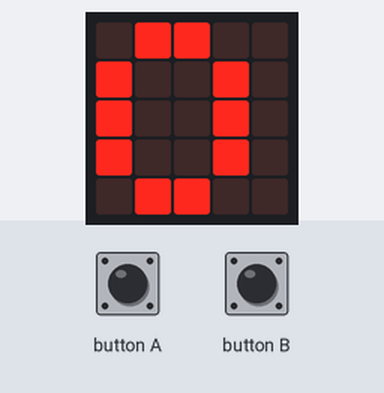
This program was run on a simulated BBC micro:bit running MicroPython. Shown: the board's 5×5 LED display. Inputs (shaded band) come from the test bench. The interpreter's speed is modelled, so counts of loop turns are approximate.

Above: at 1.2 s.
1.3 s: button A pressed for 0.15 s
At 1.9 s:
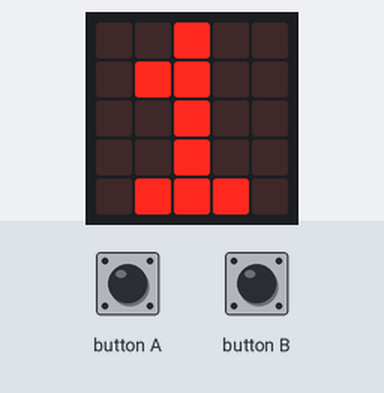
2.0 s: button A pressed for 1 s
At 3.5 s:
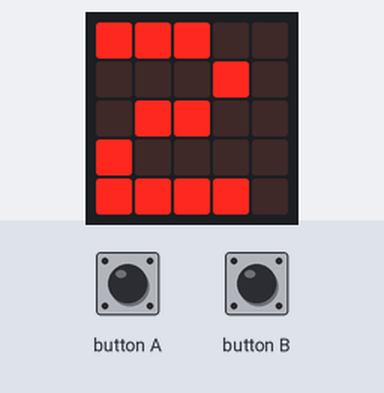
3.6 s: button B pressed for 3.2 s
At 7.4 s:
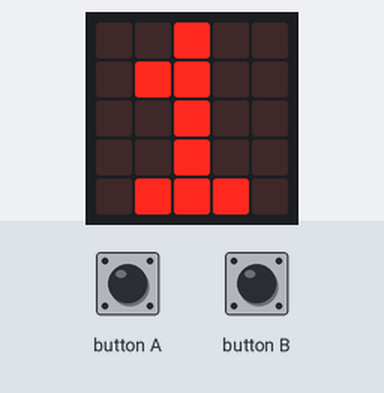
Timing chart, 0 to 8.9 s (numbered marks = the images above; inputs shaded):
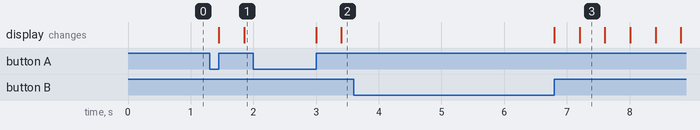

Measured:
- after the input at 1.3 s, the display: first changes after 0.15 s (image 1 shows a later state)
- what the display in image 3 shows lasts 0.4 s, from 7.2 s to 7.6 s

The program:

013_variable_press_release.py
```python
from microbit import *

# Add in a wait until key is released before letting the user press it again

counter = 0

while True:
  while button_a.is_pressed():
    counter = counter - 1
    while button_a.is_pressed():
      pass # this means do nothing - like in mastermind
  while button_b.is_pressed():
    counter = counter + 1
    while button_b.is_pressed():
      pass
  display.show(str(counter))
```
